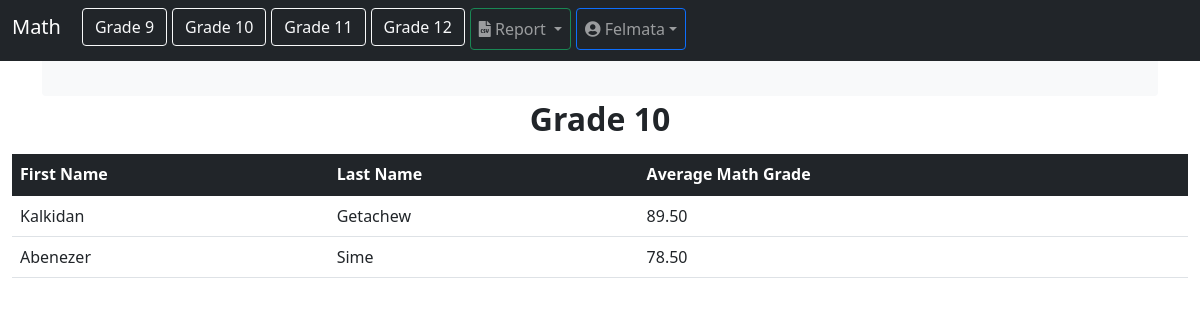
Screenshot of /math_average/10 (signed in) with the database file from the repository.
### users/models.py (models this page shows)
class CustomUser(AbstractUser):
	pass

### grades_app/models.py (models this page shows, shortened)
class Student(models.Model):
    user = models.OneToOneField(AUTH_USER_MODEL, on_delete=models.CASCADE)
    first_name = models.CharField(max_length=50)
    last_name = models.CharField(max_length=50)
    grade_level = models.IntegerField()

### grades_app/views.py (the view)
# urls.py: path("math_average/<int:grade_level>", views.math_average, name="math_average"),
@login_required
@user_passes_test(lambda user: user.groups.filter(name='High School Math Teachers').exists())
def math_average(request, grade_level):
	students = Student.objects.filter(grade_level=grade_level)
	student_grades_list = []
	grade_levels = [9, 10, 11, 12]
	for student in students:
		average_grade = calculate_average_math_grade(student, grade_level)
		student_grades_list.append((student.first_name, student.last_name, average_grade))
	context = {
		'student_grades_list': student_grades_list,
		'grade_level': grade_level,
		'grade_levels': grade_levels,
	}
	return render(request, 'grades_app/math_averages.html', context)

### grades_app/views.py (called while the page is built)
def calculate_average_math_grade(student, grade_level):
    if grade_level == 9:
        grade_model = Math_Grade_9
    elif grade_level == 10:
        grade_model = Math_Grade_10
    elif grade_level == 11:
        grade_model = Math_Grade_11
    elif grade_level == 12:
        grade_model = Math_Grade_12
    else:
        return 0
    math_grades = grade_model.objects.filter(student=student)
    total_grades = math_grades.count()
    if total_grades > 0:
        total_sum = sum(grade.grade for grade in math_grades)
        average_grade = total_sum / total_grades
        return average_grade
    else:
        return 0

### grades_app/templates/grades_app/math_averages.html (shortened to what this page needs)
{% load static %}
<!doctype html>
<html lang="en">
<head>
    <link rel="stylesheet" type="text/css" href="{% static 'grades_app/bootstrap.min.css' %}">
    <link rel="stylesheet" type="text/css" href="{% static 'grades_app/all.css' %}">
</head>
<body>
    <nav class="navbar navbar-expand-md navbar-dark fixed-top bg-dark">
        <div class="container-fluid">
            <h1 class="navbar-brand h1" href="#">Math</h1>
            <div class="collapse navbar-collapse" id="navbarCollapse">
                <ul class="navbar-nav me-auto mb-2 mb-md-0">
                    {% for grade_level in grade_levels %}
                    <li style="padding-left: 5px; padding-bottom: 3px;" class="nav-item">
                        <a class="btn btn-outline-light" aria-current="page" href="{% url 'grades_app:math_average' grade_level=grade_level %}">Grade {{ grade_level }}</a>
                    </li>
                    {% endfor %}
                    <div style="padding-left: 5px; padding-bottom: 3px;" class="collapse navbar-collapse" id="navbarCollapse">
                        <ul class="navbar-nav me-auto mb-2 mb-md-0">
                            <li class="nav-item dropdown">
                                <a class="nav-link dropdown-toggle btn btn-outline-success" href="#" id="dropdown03" data-bs-toggle="dropdown" aria-expanded="false">
                                    <i class="fa fa-file-csv"></i> Report
                                </a>
                            </li>
                        </ul>
                    </div>
                    <div style="padding-left: 5px; padding-bottom: 3px;" class="collapse navbar-collapse" id="navbarCollapse">
                        <ul class="navbar-nav me-auto mb-2 mb-md-0">
                            <li class="nav-item dropdown">
                                <a class="nav-link dropdown-toggle btn btn-outline-primary" href="#" id="dropdown03" data-bs-toggle="dropdown" aria-expanded="false"><i class="fa fa-user-circle"></i> {{ request.user.username | title }}</a>
                            </li>
                        </ul>
                    </div>
                </ul>
            </div>
        </div>
    </nav>
    <main class="container">
    </main>
            <h2 style="text-align:center;" class="mt-1"><strong>Grade {{ grade_level }}</strong></h2>
    <div class="bd-cheatsheet container-fluid bg-body">
        <article class="my-3" id="tables">
            <div>
                <div class="bd-example">
                    <table class="table table-hover">
                        <thead>
                            <tr>
                                <th class="table-dark" scope="col">First Name</th>
                                <th class="table-dark" scope="col">Last Name</th>
                                <th class="table-dark" scope="col">Average Math Grade</th>
                            </tr>
                        </thead>
                        <tbody>
                            {% for student in student_grades_list %}
                            <tr>
                                {% for value in student %}
                                <td>{{ value }}</td>
                            {% endfor %}
                            </tr>
                            {% endfor %}
                        </tbody>
                    </table>
                </div>
            </div>
        </article>
    </div>
</body>
</html>

### grades_app/static/grades_app/all.css (style rules this page uses)
.fa, .fas, .far, .fal, .fad, .fab { -moz-osx-font-smoothing: grayscale; -webkit-font-smoothing: antialiased; display: inline-block; font-style: normal; font-variant: normal; text-rendering: auto; line-height: 1; }
.fa-file-csv:before { content: "\f6dd"; }
.fa-user-circle:before { content: "\f2bd"; }
.fa, .fas { font-family: 'Font Awesome 5 Free'; font-weight: 900; }

### rows the page displays
CustomUser: user.username "Felmata"
Student: student "Kalkidan" "Getachew"
Student: student "Abenezer" "Sime"

### other values shown
{{ grade_level }} "9" "10" "11" "12"
{{ grade_level }} "10"
{{ value }} "89.50" "78.50"
